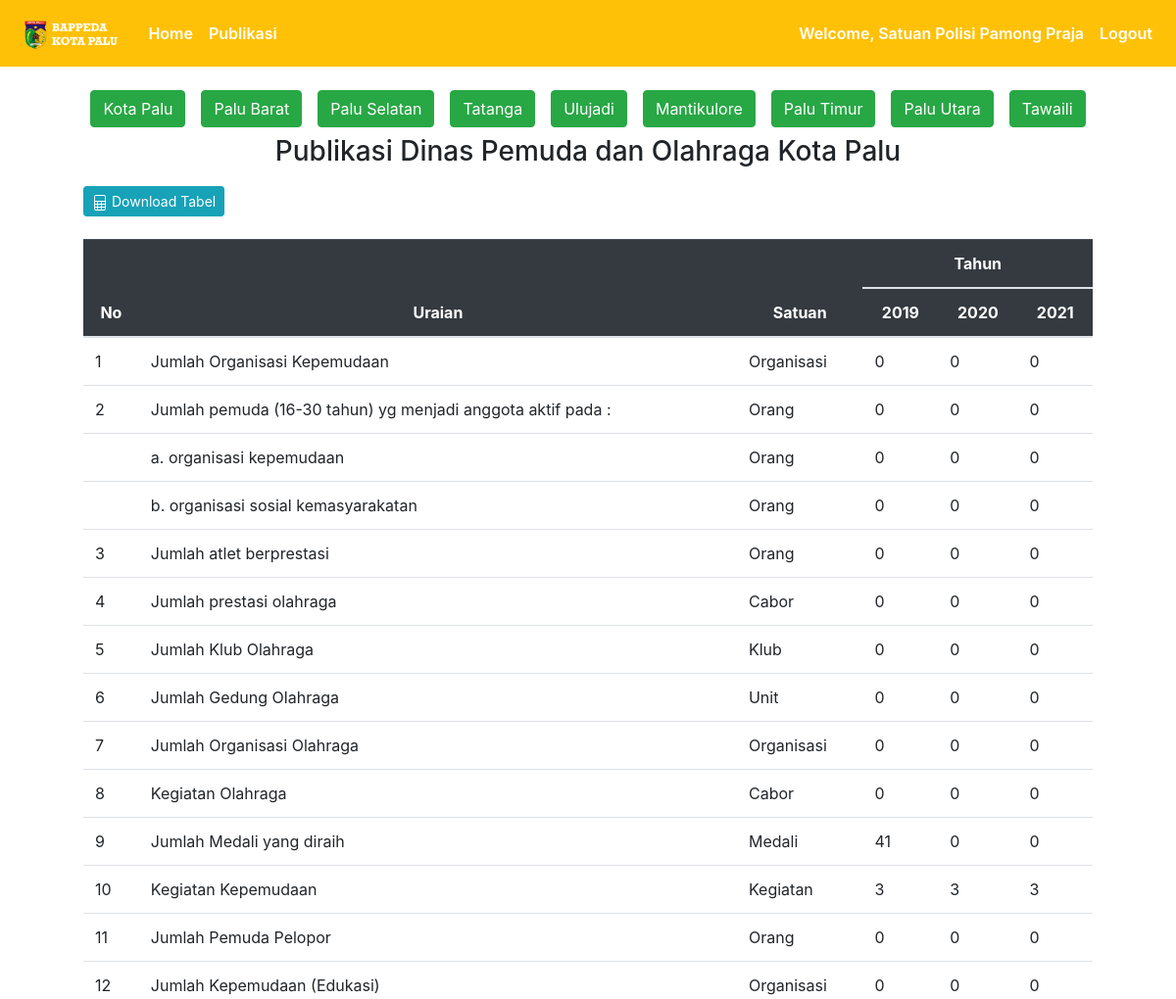
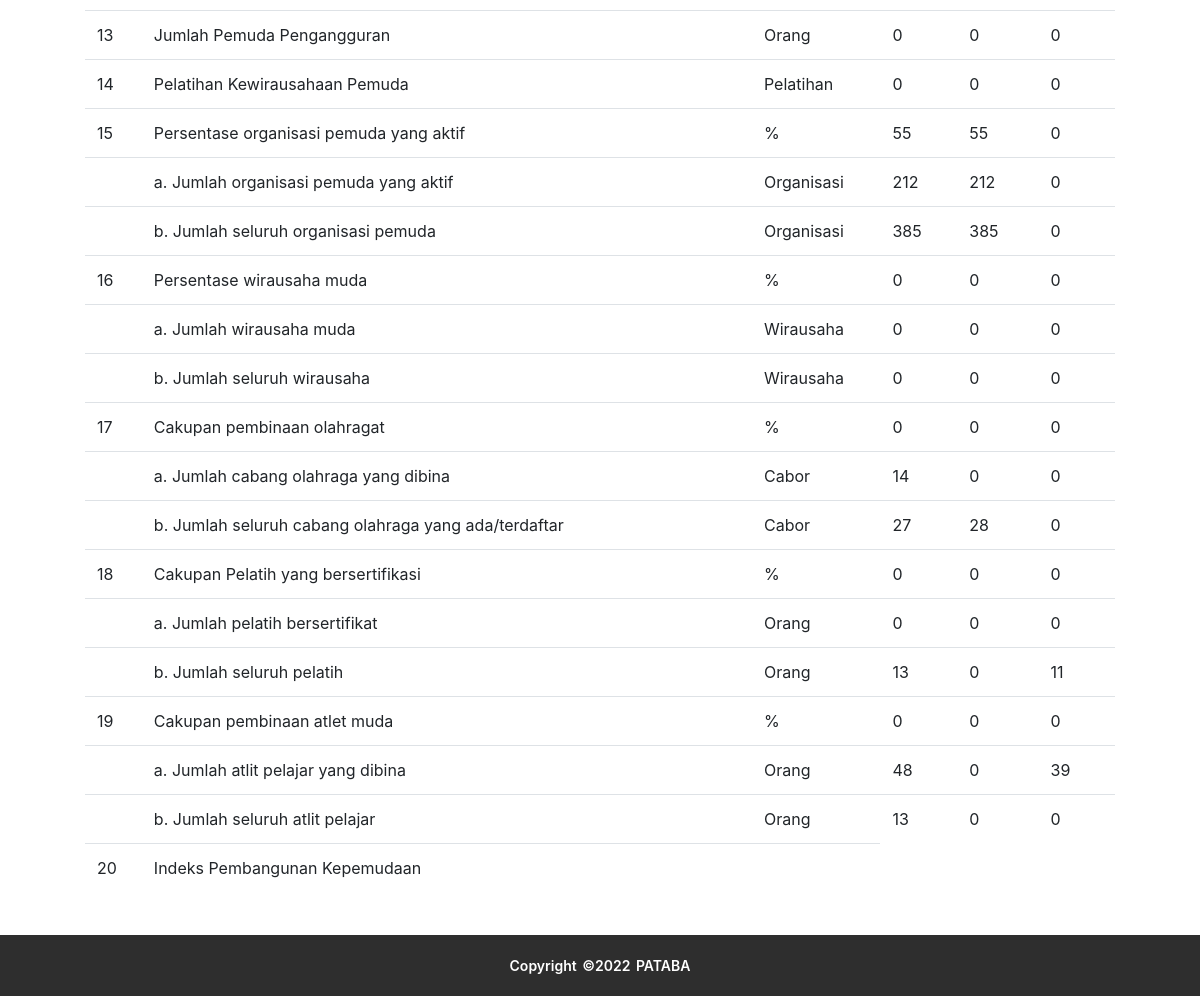
/publikasi/dispora (signed in), run on the app's committed database (2 pictures, top to bottom).
### publication/models.py (models this page shows, shortened)
class Users(db.Model, UserMixin):
  id = db.Column(db.Integer(), primary_key=True)
  email = db.Column(db.String(), unique=True, nullable=False)
  password_hash = db.Column(db.String(), nullable=False)
  name = db.Column(db.String(), nullable=False)
  role = db.Column(db.String(), nullable=False)
  officer_of_district = db.Column(db.Integer(), db.ForeignKey('districts.id'), nullable=True)
  officer_of_agency = db.Column(db.Integer(), db.ForeignKey('agencies.id'), nullable=True)
  @property
  def password(self):
    return self.password

class Dispora(db.Model):
  id = db.Column(db.Integer(), primary_key=True)
  tahun = db.Column(db.String(length=4), nullable=False)
  u1 = db.Column(db.Float())
  u2 = db.Column(db.Float())
  u3 = db.Column(db.Float())
  u4 = db.Column(db.Float())
  u5 = db.Column(db.Float())
  u6 = db.Column(db.Float())
  u7 = db.Column(db.Float())
  u8 = db.Column(db.Float())
  u9 = db.Column(db.Float())
  u10 = db.Column(db.Float())
  u11 = db.Column(db.Float())
  u12 = db.Column(db.Float())
  u13 = db.Column(db.Float())
  u14 = db.Column(db.Float())
  u15 = db.Column(db.Float())
  u16 = db.Column(db.Float())
  u17 = db.Column(db.Float())
  u18 = db.Column(db.Float())
  u19 = db.Column(db.Float())
  u20 = db.Column(db.Float())
  u21 = db.Column(db.Float())
  u22 = db.Column(db.Float())
  u23 = db.Column(db.Float())
  u24 = db.Column(db.Float())
  u25 = db.Column(db.Float())
  u26 = db.Column(db.Float())
  u27 = db.Column(db.Float())
  u28 = db.Column(db.Float())
  u29 = db.Column(db.Float())
  u30 = db.Column(db.Float())
  u31 = db.Column(db.Float())
  district_id = db.Column(db.Integer(), nullable=True)

### publication/dispora/routes_dispora.py (the view)
@app.route('/publikasi/dispora')
def dispora():
  data = Dispora.query.filter_by(district_id=None).order_by(Dispora.tahun).all()
  return render_template('dispora/dispora.html', data=data)

### publication/models.py (called while the page is built)
@login_manager.user_loader
def load_user(user_id):
    return Users.query.get(int(user_id))

### publication/templates/dispora/dispora.html (shortened to what this page needs)
{% extends 'base.html' %}
{% block content %}
  <div class="container">
    <div class="ket-tabel d-flex justify-content-center">
      <a href="{{ url_for('dispora') }}" class="btn btn-success m-2">Kota Palu</a>
      <a href="{{ url_for('dispora_kec', district_id=1) }}" class="btn btn-success m-2">Palu Barat</a>
      <a href="{{ url_for('dispora_kec', district_id=2) }}" class="btn btn-success m-2">Palu Selatan</a>
      <a href="{{ url_for('dispora_kec', district_id=3) }}" class="btn btn-success m-2">Tatanga</a>
      <a href="{{ url_for('dispora_kec', district_id=4) }}" class="btn btn-success m-2">Ulujadi</a>
      <a href="{{ url_for('dispora_kec', district_id=5) }}" class="btn btn-success m-2">Mantikulore</a>
      <a href="{{ url_for('dispora_kec', district_id=6) }}" class="btn btn-success m-2">Palu Timur</a>
      <a href="{{ url_for('dispora_kec', district_id=7) }}" class="btn btn-success m-2">Palu Utara</a>
      <a href="{{ url_for('dispora_kec', district_id=8) }}" class="btn btn-success m-2">Tawaili</a>
    </div>
    <h3 class="text-center">Publikasi Dinas Pemuda dan Olahraga Kota Palu</h3>
    <button class="btn btn-sm btn-info btn-download" onclick="exportTableToExcel('disporaTable', 'tabel')">
      <span>
        Download Tabel
      </span>
    </button>
    <div class="table-responsive mb-5" style="padding: 5vh;">
      <table class="table" id="kearsipanTable">
        <thead class="table-dark text-center">
          <tr>
            <th rowspan="2" scope="col">No</th>
            <th rowspan="2" scope="col">Uraian</th>
            <th rowspan="2" scope="col">Satuan</th>
            <th colspan="{{ data|length + 1 }}" scope="col" style="text-align: center">Tahun</th>
          </tr>
          <tr>
            {% for d in data %}
              <th>
                {{ d.tahun }}
              </th>
            {% endfor %}
          </tr>
        </thead>
        <tbody>
          <tr>
            <td>1</td>
            <td>Jumlah Organisasi Kepemudaan</td>
            <td>Organisasi</td>
            {% for d in data %}
            <td>{{ d.u1 }}</td>
            {% endfor %}
          </tr>
          <tr>
            <td>2</td>
            <td>Jumlah pemuda (16-30 tahun) yg menjadi anggota aktif pada :</td>
            <td>Orang</td>
            {% for d in data %}
            <td>{{ d.u2 }}</td>
            {% endfor %}
          </tr>
          <tr>
            <td></td>
            <td>a. organisasi kepemudaan</td>
            <td>Orang</td>
            {% for d in data %}
            <td>{{ d.u3 }}</td>
            {% endfor %}
          </tr>
          <tr>
            <td></td>
            <td>b. organisasi sosial kemasyarakatan</td>
            <td>Orang</td>
            {% for d in data %}
            <td>{{ d.u4 }}</td>
            {% endfor %}
          </tr>
          <tr>
            <td>3</td>
            <td>Jumlah atlet berprestasi</td>
            <td>Orang</td>
            {% for d in data %}
            <td>{{ d.u5 }}</td>
            {% endfor %}
          </tr>
          <tr>
            <td>4</td>
            <td>Jumlah prestasi olahraga</td>
            <td>Cabor</td>
            {% for d in data %}
            <td>{{ d.u6 }}</td>
            {% endfor %}
          </tr>
          <tr>
            <td>5</td>
            <td>Jumlah Klub Olahraga</td>
            <td>Klub</td>
            {% for d in data %}
            <td>{{ d.u7 }}</td>
            {% endfor %}
          </tr>
          <tr>
            <td>6</td>
            <td>Jumlah Gedung Olahraga</td>
            <td>Unit</td>
            {% for d in data %}
            <td>{{ d.u8 }}</td>
            {% endfor %}
          </tr>
          <tr>
            <td>7</td>
            <td>Jumlah Organisasi Olahraga</td>
            <td>Organisasi</td>
            {% for d in data %}
            <td>{{ d.u9 }}</td>
            {% endfor %}
          </tr>
          <tr>
            <td>8</td>
            <td>Kegiatan Olahraga</td>
            <td>Cabor</td>
            {% for d in data %}
            <td>{{ d.u10 }}</td>
            {% endfor %}
          </tr>
          <tr>
            <td>9</td>
            <td>Jumlah Medali yang diraih</td>
            <td>Medali</td>
            {% for d in data %}
            <td>{{ d.u11 }}</td>
            {% endfor %}
          </tr>
          <tr>
            <td>10</td>
            <td>Kegiatan Kepemudaan</td>
            <td>Kegiatan</td>
            {% for d in data %}
            <td>{{ d.u12 }}</td>
            {% endfor %}
          </tr>
          <tr>
            <td>11</td>
            <td>Jumlah Pemuda Pelopor</td>
            <td>Orang</td>
            {% for d in data %}
            <td>{{ d.u13 }}</td>
            {% endfor %}
          </tr>
          <tr>
            <td>12</td>
            <td>Jumlah Kepemudaan (Edukasi)</td>
            <td>Organisasi</td>
            {% for d in data %}
            <td>{{ d.u14 }}</td>
            {% endfor %}
          </tr>
          <tr>
            <td>13</td>
            <td>Jumlah Pemuda Pengangguran</td>
            <td>Orang</td>
            {% for d in data %}
            <td>{{ d.u15 }}</td>
            {% endfor %}
          </tr>
          <tr>
            <td>14</td>
            <td>Pelatihan Kewirausahaan Pemuda</td>
            <td>Pelatihan</td>
            {% for d in data %}
            <td>{{ d.u16 }}</td>
            {% endfor %}
          </tr>
          <tr>
            <td>15</td>
            <td>Persentase organisasi pemuda yang aktif</td>
            <td>%</td>
            {% for d in data %}
            <td>{{ d.u17 }}</td>
            {% endfor %}
          </tr>
          <tr>
            <td></td>
            <td>a. Jumlah organisasi pemuda yang aktif</td>
            <td>Organisasi</td>
            {% for d in data %}
            <td>{{ d.u18 }}</td>
            {% endfor %}
          </tr>
          <tr>
            <td></td>
            <td>b. Jumlah seluruh organisasi pemuda</td>
            <td>Organisasi</td>
            {% for d in data %}
            <td>{{ d.u19 }}</td>
            {% endfor %}
          </tr>
          <tr>
            <td>16</td>
            <td>Persentase wirausaha muda</td>
            <td>%</td>
            {% for d in data %}
            <td>{{ d.u20 }}</td>
            {% endfor %}
          </tr>
          <tr>
            <td></td>
            <td>a. Jumlah wirausaha muda</td>
            <td>Wirausaha</td>
            {% for d in data %}
            <td>{{ d.u21 }}</td>
            {% endfor %}
          </tr>
          <tr>
            <td></td>
            <td>b. Jumlah seluruh wirausaha</td>
            <td>Wirausaha</td>
            {% for d in data %}
            <td>{{ d.u22 }}</td>
            {% endfor %}
          </tr>
          <tr>
            <td>17</td>
            <td>Cakupan pembinaan olahragat</td>
            <td>%</td>
            {% for d in data %}
            <td>{{ d.u23 }}</td>
            {% endfor %}
          </tr>
          <tr>
            <td></td>
            <td>a. Jumlah cabang olahraga yang dibina</td>
            <td>Cabor</td>
            {% for d in data %}
            <td>{{ d.u24 }}</td>
            {% endfor %}
          </tr>
          <tr>
            <td></td>
            <td>b. Jumlah seluruh cabang olahraga yang ada/terdaftar</td>
            <td>Cabor</td>
            {% for d in data %}
            <td>{{ d.u25 }}</td>
            {% endfor %}
          </tr>
          <tr>
            <td>18</td>
            <td>Cakupan Pelatih yang bersertifikasi</td>
            <td>%</td>
            {% for d in data %}
            <td>{{ d.u26 }}</td>
            {% endfor %}
          </tr>
          <tr>
            <td></td>
            <td>a. Jumlah pelatih bersertifikat</td>
            <td>Orang</td>
            {% for d in data %}
            <td>{{ d.u27 }}</td>
            {% endfor %}
          </tr>
          <tr>
            <td></td>
            <td>b. Jumlah seluruh pelatih</td>
            <td>Orang</td>
            {% for d in data %}
            <td>{{ d.u28 }}</td>
            {% endfor %}
          </tr>
          <tr>
            <td>19</td>
            <td>Cakupan pembinaan atlet muda</td>
            <td>%</td>
            {% for d in data %}
            <td>{{ d.u29 }}</td>
            {% endfor %}
          </tr>
          <tr>
            <td></td>
            <td>a. Jumlah atlit pelajar yang dibina</td>
            <td>Orang</td>
            {% for d in data %}
            <td>{{ d.u30 }}</td>
            {% endfor %}
          </tr>
          <tr>
            <td></td>
            <td>b. Jumlah seluruh atlit pelajar</td>
            <td>Orang</td>
            {% for d in data %}
            <td>{{ d.u31 }}</td>
            {% endfor %}
          </tr>
          <tr>
            <td>20</td>
            <td>Indeks Pembangunan Kepemudaan</td>
            <td></td>
          </tr>
        </tbody>
      </table>
    </div>
  </div>
{% endblock %}

### publication/templates/base.html (shortened to what this page needs)
<!doctype html>
<html lang="en">
  <head>
    <link rel="stylesheet" href="https://cdn.jsdelivr.net/npm/bootstrap@4.5.3/dist/css/bootstrap.min.css">
    <link rel="stylesheet" href="https://unpkg.com/swiper/swiper-bundle.min.css"/>
    <link rel="stylesheet" href="{{ url_for('static', filename='css/style_agi.css') }}">
    <link rel="stylesheet" href="{{ url_for('static', filename='css/footer.css') }}">
  </head>
  <body>
    <nav class="navbar navbar-expand-md navbar-dark bg-warning my-navbar">
      <a class="navbar-brand" href="#">
        <img src="{{ url_for('static', filename='img/logo.png') }}" alt="" height="39px" class="d-inline-block align-text-top">
      </a>
        <div class="collapse navbar-collapse" id="navbarNav">
          <ul class="navbar-nav mr-auto">
            <li class="nav-item active">
                <a class="nav-link fw-bold" href="{{ url_for('home_page') }}">Home <span class="sr-only">(current)</span></a>
            </li>
            <li class="nav-item active">
              <a class="nav-link" href="{{ url_for('publikasi_page') }}">Publikasi</a>
            </li>
          </ul>
          {% if current_user.is_authenticated %}
            <ul class="navbar-nav">
              <li class="nav-item active">
                  <a class="nav-link">Welcome, {{ current_user.name }}</a>
              </li>
              <li class="nav-item active">
                  <a class="nav-link" href="{{ url_for('logout_page') }}">Logout</a>
              </li>
            </ul>
          {% else %}
            <ul class="navbar-nav">
              <li class="nav-item active">
                  <a class="nav-link" href="{{ url_for('login_page') }}">Login</a>
              </li>
            </ul>
          {% endif %}
        </div>
    </nav>
    {% block content %}
    {% endblock %}
    <footer>
      <div class="footer-bottom">
            Copyright &copy;2022 PATABA
      </div>
    </footer>
  </body>
</html>

### publication/static/css/style_agi.css (style rules this page uses)
nav { font-weight: 600; }
.btn-download { margin-left: 40px; margin-bottom: -25px; }

### publication/static/css/footer.css (style rules this page uses)
footer { position: fixed; left: 0; right: 0; bottom: 0; background-color: rgb(46, 46, 46); height: auto; width: auto; padding: 20px; font-size: 12px; color: white; font-weight: 600; }
.footer-bottom { font-size: 14px; word-spacing: 2px; text-align: center; text-transform: capitalize; }

### data on the page
Users: name "Satuan Polisi Pamong Praja"
Dispora: tahun "2019", u1 "0", u2 "0", u3 "0", u4 "0", u5 "0", u6 "0", u7 "0", u8 "0", u9 "0", u10 "0", u11 "41", u12 "3", u13 "0", u14 "0", u15 "0", u16 "0", u17 "55", u18 "212", u19 "385", u20 "0", u21 "0", u22 "0", u23 "0", u24 "14", u25 "27", u26 "0", u27 "0", u28 "13", u29 "0", u30 "48", u31 "13"
Dispora: tahun "2020", u1 "0", u2 "0", u3 "0", u4 "0", u5 "0", u6 "0", u7 "0", u8 "0", u9 "0", u10 "0", u11 "0", u12 "3", u13 "0", u14 "0", u15 "0", u16 "0", u17 "55", u18 "212", u19 "385", u20 "0", u21 "0", u22 "0", u23 "0", u24 "0", u25 "28", u26 "0", u27 "0", u28 "0", u29 "0", u30 "0", u31 "0"
Dispora: tahun "2021", u1 "0", u2 "0", u3 "0", u4 "0", u5 "0", u6 "0", u7 "0", u8 "0", u9 "0", u10 "0", u11 "0", u12 "3", u13 "0", u14 "0", u15 "0", u16 "0", u17 "0", u18 "0", u19 "0", u20 "0", u21 "0", u22 "0", u23 "0", u24 "0", u25 "0", u26 "0", u27 "0", u28 "11", u29 "0", u30 "39", u31 "0"
